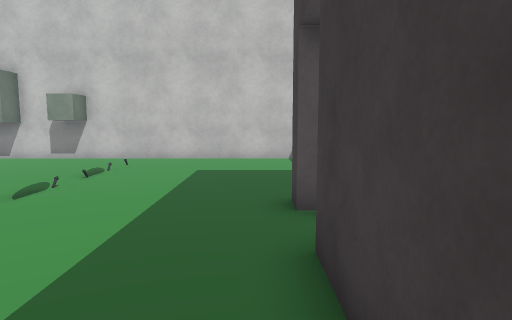
View 1 (above)

16 first-person views from a walk through a Unity game level. The camera is 1.4 m above the floor, tilts 6° down and sees 75° across. The floor is counted in squares, 1 m on a side. Each view is taken from the middle of a square. On the plan, view 1 faces up. The plan holds only what a view shows up to about 15 squares ahead; the rest is blank. The player character is not drawn. Some surface patterns are stand-ins.

View 2
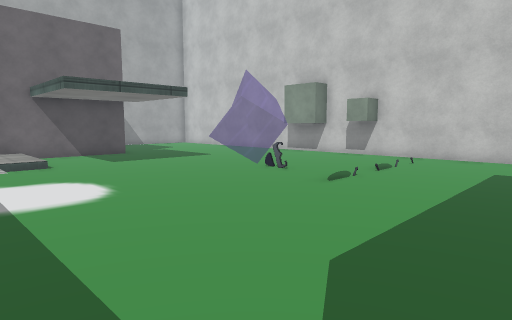

View 3
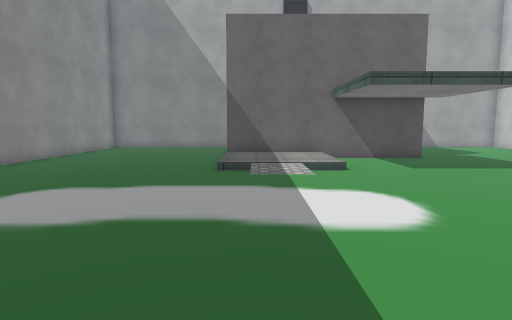

View 4
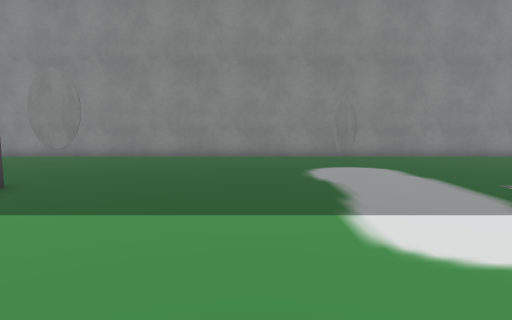

View 5
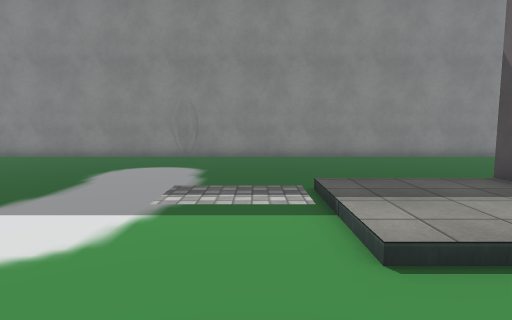

View 6
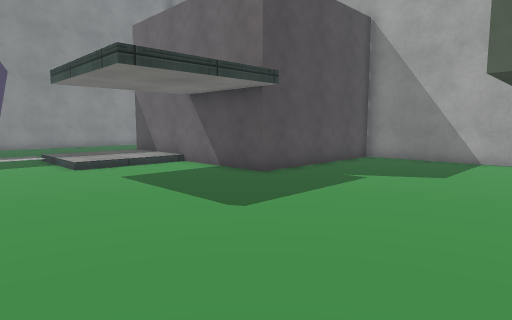

View 7
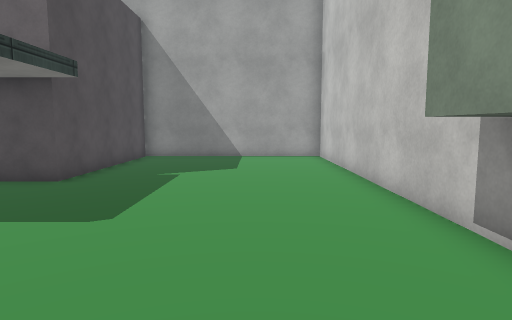

View 8
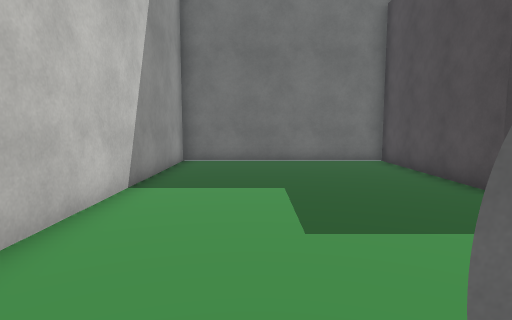

View 9
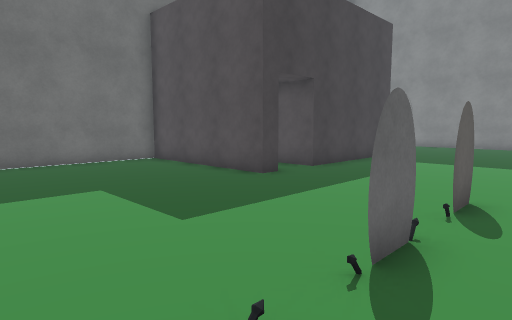

View 10
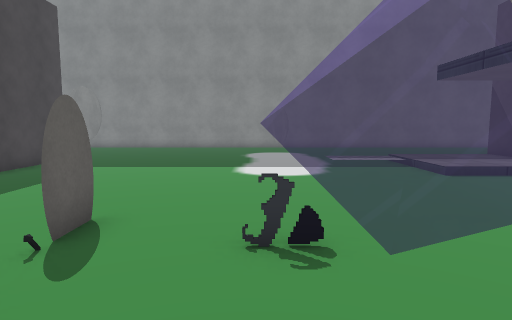

View 11
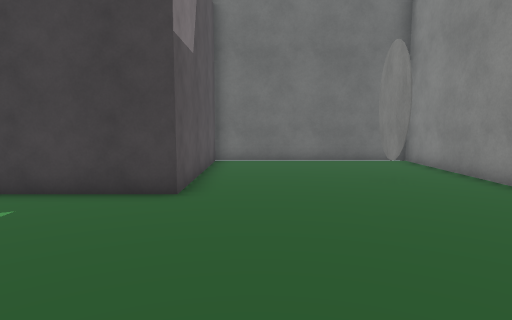

View 12
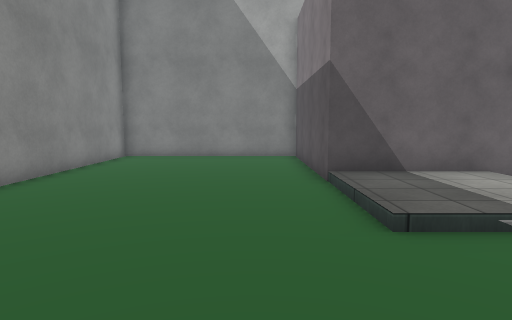

View 13
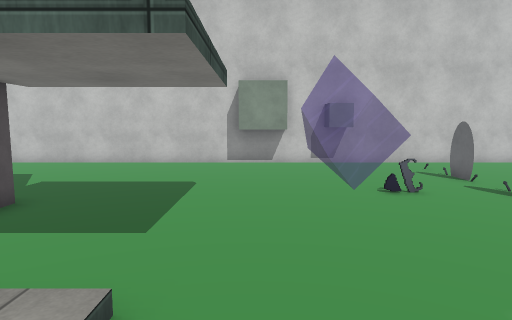

View 14
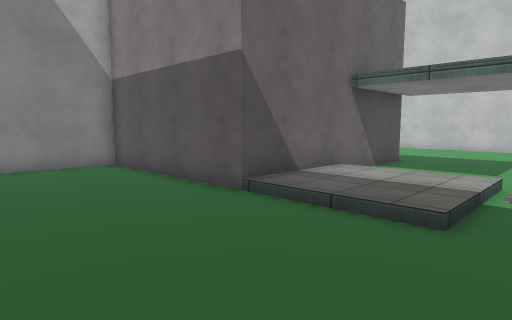

View 15
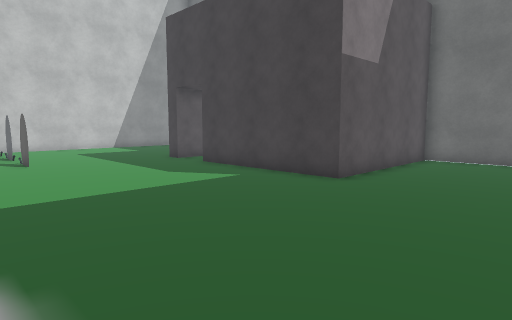

View 16
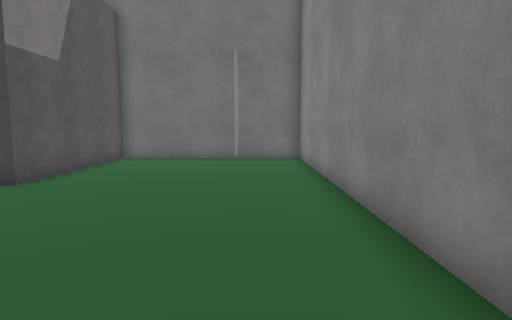

### Floor plan
Key: @ floor where view 1 was taken; # wall or solid block; . main floor; : floor 0.25 m higher than the main floor; / step, stairs or slope; O other object.
Columns run from 23 left of view 1 to 7 right of it. Each row starts with its distance up from view 1.
 14 ###############################
 13 #..........OOO.OO.............#
 12 #.............................#
 11 #.............................#
 10 #.................#...........#
  9 #............. ...#...........#
  8 #............   ..............#
  7 #............   O.O...........#
  6 ########...... .........#######
  5        #................##
  4        #.................#
  3        #................##
  2        #///.............#
  1        #:::.............#
  0        #:::/::.........@#
 -1        #:::///..........#
 -2 ########///.............#######
 -3 #.............................#
 -4 #.............................#
 -5 #.............................#
 -6 #.............................#
 -7 #........................##...#
 -8 #..............#..............#
 -9 #.............................#
-10 ###############################

Positions as (right, up) in squares from view 1, and headings:
1: (0, 0), facing up
2: (0, -1), facing up-left
3: (-2, -1), facing left
4: (-5, 5), facing down
5: (-11, 5), facing down
6: (-9, 13), facing down-left
7: (-8, 11), facing left
8: (-6, 11), facing right
9: (-6, 13), facing down-right
10: (-7, 11), facing down
11: (-6, -4), facing right
12: (-8, -4), facing left
13: (-11, -1), facing up
14: (-11, -7), facing up-left
15: (-7, -7), facing up-right
16: (-7, -8), facing right
